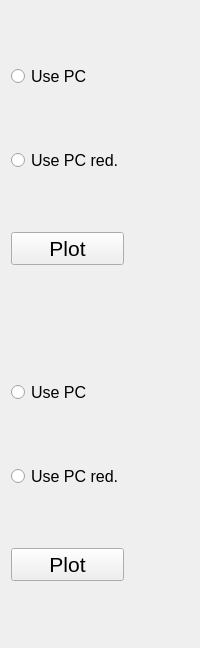
          <widget class="QWidget" name="Tab_plot">
           <attribute name="icon">
            <iconset resource="resources/resources.qrc">
             <normaloff>:/icons/plot.png</normaloff>:/icons/plot.png</iconset>
           </attribute>
           <attribute name="title">
            <string>Plot</string>
           </attribute>
           <layout class="QGridLayout" name="gridLayout_4">
            <item row="0" column="0">
             <layout class="QGridLayout" name="gridLayout">
              <item row="1" column="1">
               <widget class="QWidget" name="Wgt_MultiGraphPlot2" native="true">
                <property name="sizePolicy">
                 <sizepolicy hsizetype="Expanding" vsizetype="Expanding">
                  <horstretch>0</horstretch>
                  <verstretch>0</verstretch>
                 </sizepolicy>
                </property>
                <property name="minimumSize">
                 <size>
                  <width>0</width>
                  <height>310</height>
                 </size>
                </property>
                <property name="maximumSize">
                 <size>
                  <width>16777215</width>
                  <height>310</height>
                 </size>
                </property>
               </widget>
              </item>
              <item row="0" column="0">
               <layout class="QVBoxLayout" name="verticalLayout_10">
                <item>
                 <widget class="QRadioButton" name="RBtn_MultiGraphPlot_UsePC1">
                  <property name="font">
                   <font>
                    <pointsize>12</pointsize>
                   </font>
                  </property>
                  <property name="text">
                   <string>Use PC</string>
                  </property>
                  <property name="checked">
                   <bool>false</bool>
                  </property>
                  <property name="autoExclusive">
                   <bool>false</bool>
                  </property>
                 </widget>
                </item>
                <item>
                 <widget class="QRadioButton" name="RBtn_MultiGraphPlot_UsePCred1">
                  <property name="font">
                   <font>
                    <pointsize>12</pointsize>
                   </font>
                  </property>
                  <property name="text">
                   <string>Use PC red.</string>
                  </property>
                  <property name="checked">
                   <bool>false</bool>
                  </property>
                  <property name="autoExclusive">
                   <bool>false</bool>
                  </property>
                 </widget>
                </item>
                <item>
                 <widget class="QPushButton" name="Btn_MultiGraphPlot1">
                  <property name="font">
                   <font>
                    <pointsize>16</pointsize>
                   </font>
                  </property>
                  <property name="text">
                   <string>Plot</string>
                  </property>
                 </widget>
                </item>
               </layout>
              </item>
              <item row="0" column="1">
               <widget class="QWidget" name="Wgt_MultiGraphPlot1" native="true">
                <property name="sizePolicy">
                 <sizepolicy hsizetype="Expanding" vsizetype="Expanding">
                  <horstretch>0</horstretch>
                  <verstretch>0</verstretch>
                 </sizepolicy>
                </property>
                <property name="minimumSize">
                 <size>
                  <width>0</width>
                  <height>310</height>
                 </size>
                </property>
                <property name="maximumSize">
                 <size>
                  <width>16777215</width>
                  <height>310</height>
                 </size>
                </property>
               </widget>
              </item>
              <item row="1" column="0">
               <layout class="QVBoxLayout" name="verticalLayout_11">
                <item>
                 <widget class="QRadioButton" name="RBtn_MultiGraphPlot_UsePC2">
                  <property name="font">
                   <font>
                    <pointsize>12</pointsize>
                   </font>
                  </property>
                  <property name="text">
                   <string>Use PC</string>
                  </property>
                  <property name="checked">
                   <bool>false</bool>
                  </property>
                  <property name="autoExclusive">
                   <bool>false</bool>
                  </property>
                 </widget>
                </item>
                <item>
                 <widget class="QRadioButton" name="RBtn_MultiGraphPlot_UsePCred2">
                  <property name="font">
                   <font>
                    <pointsize>12</pointsize>
                   </font>
                  </property>
                  <property name="text">
                   <string>Use PC red.</string>
                  </property>
                  <property name="checked">
                   <bool>false</bool>
                  </property>
                  <property name="autoExclusive">
                   <bool>false</bool>
                  </property>
                 </widget>
                </item>
                <item>
                 <widget class="QPushButton" name="Btn_MultiGraphPlot2">
                  <property name="font">
                   <font>
                    <pointsize>16</pointsize>
                   </font>
                  </property>
                  <property name="text">
                   <string>Plot</string>
                  </property>
                 </widget>
                </item>
               </layout>
              </item>
             </layout>
            </item>
           </layout>
          </widget>
